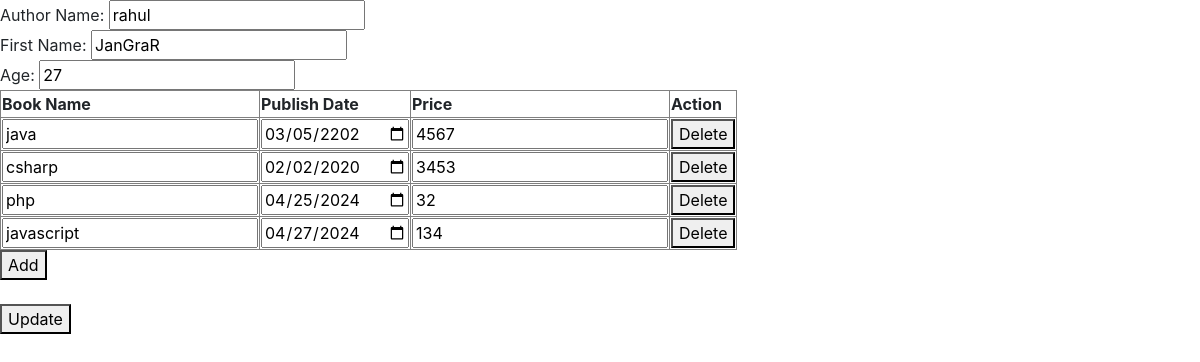
The page /inlinetableform/update/9/ on the database its author committed.
### inlinetableform/models.py (models this page shows)
class Author(models.Model):
    name = models.CharField(max_length=100)
    first_name = models.CharField(max_length=100)
    age = models.IntegerField()

class BookDetail(models.Model):
    author = models.ForeignKey(Author, on_delete=models.CASCADE)
    name = models.CharField(max_length=100)
    publish_date = models.DateField()
    price = models.IntegerField()

### inlinetableform/views.py (the view, shortened to what this page needs)
# urls.py: path('update/<authorid>/', views.update, name='update'), # <int:author_id>/
def update(request, authorid):
    updtAuthor = get_object_or_404(Author, id=authorid)
    updtBookdetails = BookDetail.objects.filter(author_id=authorid)
    context = {
        'page':'Update Author',
        'author':updtAuthor,
        'bookdetail': updtBookdetails,
    }
    return render(request, 'update.html', context)

### inlinetableform/templates/update.html (shortened to what this page needs)
<!doctype html>
<html lang="en">
<head>
    <link rel="stylesheet" href="https://cdn.jsdelivr.net/npm/bootstrap@4.4.1/dist/css/bootstrap.min.css"
>
    <link rel="stylesheet" href="https://cdn.jsdelivr.net/npm/bootstrap-icons@1.11.3/font/bootstrap-icons.min.css">
</head>
<body>
    <form id="myForm" method="post">
        Author Name: <input type="text" name="author_name" id="author_name" value="{{ author.name }}"><br>
        First Name: <input type="text" name="fname" id="fname" value="{{ author.first_name }}"><br>
        Age: <input type="number" name="age" id="age" value="{{ author.age }}"><br>
        <table id="dataTable" border="1">
            <tr>
                <th>Book Name</th>
                <th>Publish Date</th>
                <th>Price</th>
                <th>Action</th>
            </tr>
            {% for detail in bookdetail %}
            <tr>
                <td><input type="text" name="book_name[]" class="book-name" value="{{ detail.name }}"></td>
                <td><input type="date" name="publish_date[]" class="publish-date"
                        value="{{ detail.publish_date|date:'Y-m-d' }}"></td>
                <td><input type="number" name="price[]" class="price" value="{{ detail.price }}"></td>
                <td><button type="button" onclick="deleteRow(this)">Delete</button></td>
            </tr>
            {% endfor %}
        </table>
        <button type="button" onclick="addRow()">Add</button><br><br>
        <button type="submit">Update</button>
    </form>
</body>
</html>

### rows shown on the page
Author: author_name "rahul", fname "JanGraR", age "27"
BookDetail: name "java", publish_date "03/05/2202", price "4567"
BookDetail: name "csharp", publish_date "02/02/2020", price "3453"
BookDetail: name "php", publish_date "04/25/2024", price "32"
BookDetail: name "javascript", publish_date "04/27/2024", price "134"
